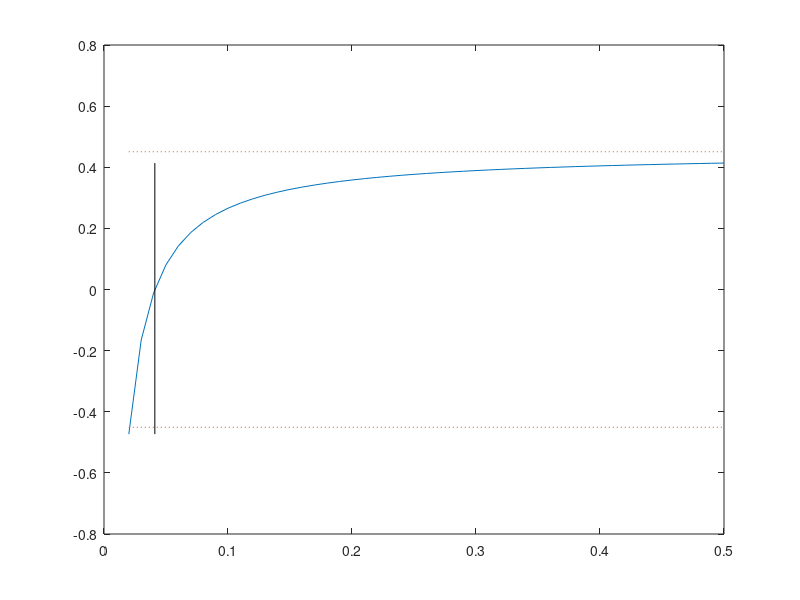

MATLAB code to generate this figure: (Note: this script raises an error after producing the figure.)
addpath /Users/eruffaldi/Documents/work/enelcc/enelaudiowin/code/packages/export_fig

hwidth = 0.14976 ;
ipd = 0.0675;
convergence = 0.041 ;

eyesep = ipd/hwidth;
sep = eyesep;
z = 0.02:0.01:0.5;
nz = z./convergence;
parallax = sep*(1-convergence./z);
figure(1);
plot(z,parallax);

line([z(1) z(end)],[eyesep eyesep],'LineStyle',':');
line([z(1) z(end)],[-eyesep -eyesep],'LineStyle',':');
line([convergence convergence],[min(parallax),max(parallax)],'Color','k');
sethighfonts
xlabel('Depth (m)');
ylabel('Parallax (normalized)');
title('Parallax plot using Oculus parameters. Dashed line are eye sep')


figure(2);

plot(nz,parallax);
line([nz(1) nz(end)],[eyesep eyesep],'LineStyle',':');
line([nz(1) nz(end)],[-eyesep -eyesep],'LineStyle',':');
line([1 1],[min(parallax),max(parallax)],'Color','k');
xlabel('Depth (normalized)');
ylabel('Parallax (normalized)');
sethighfonts

%%
export_fig('parallax','-transparent','-pdf')